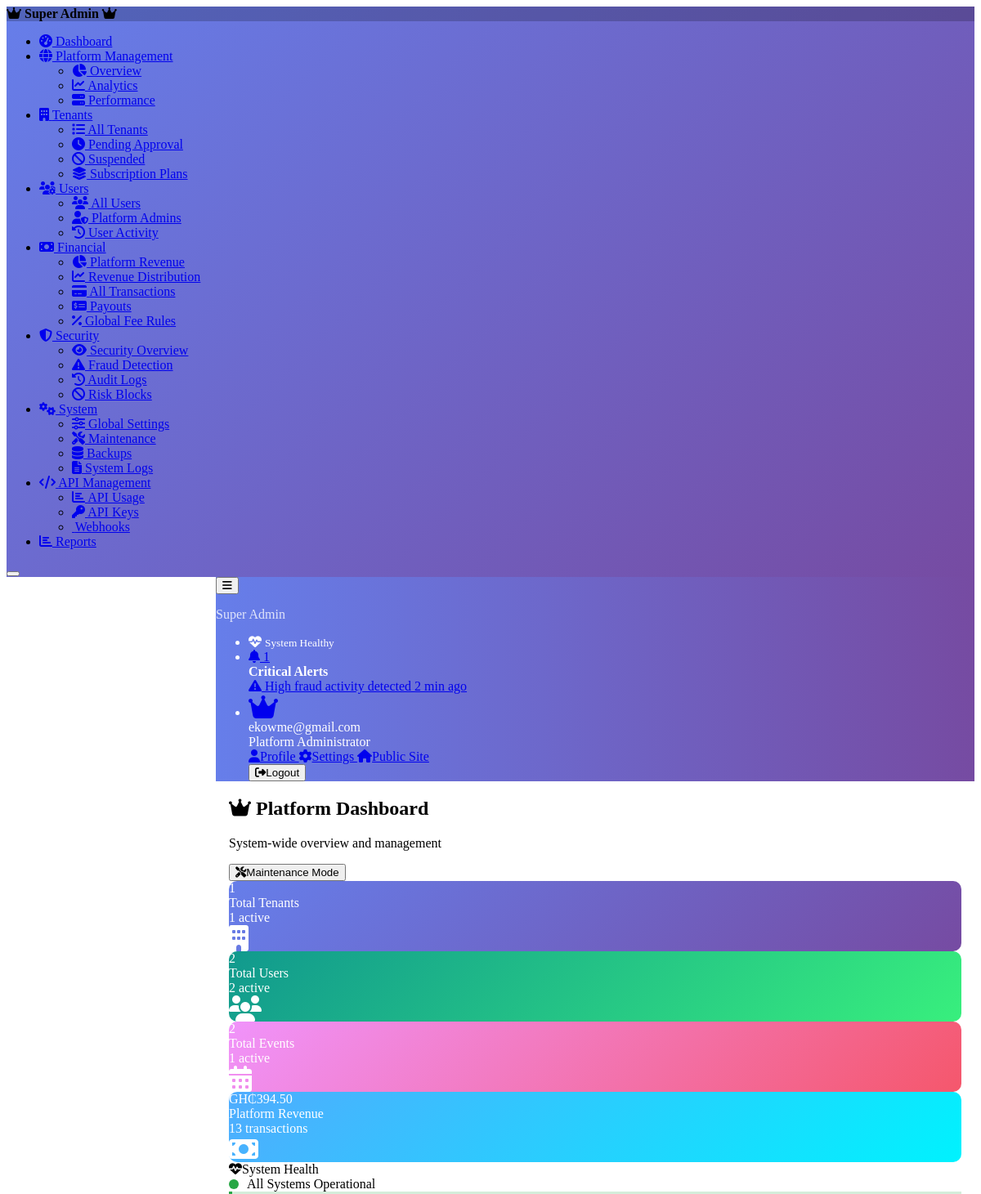
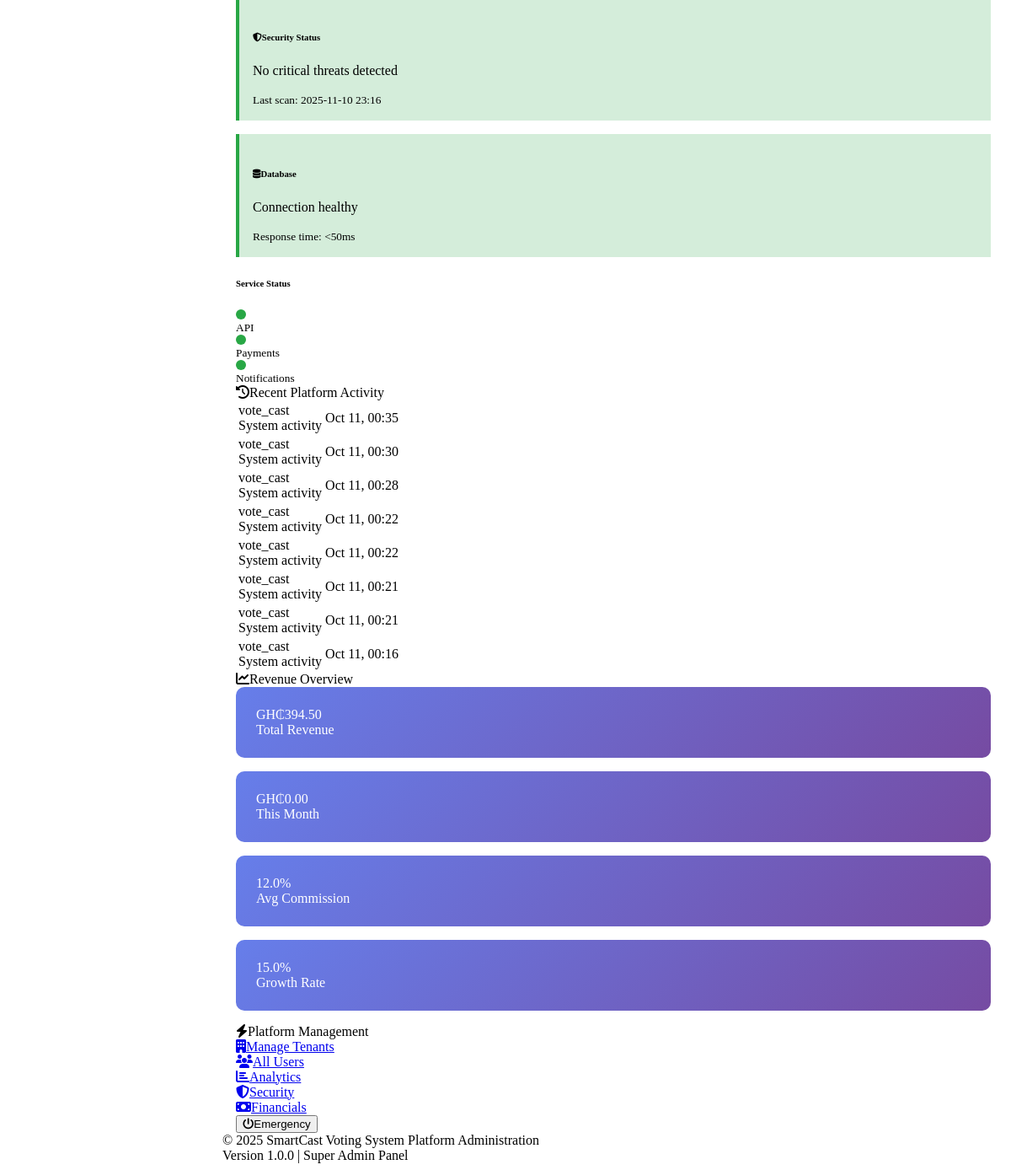
The page /superadmin (signed in) on the database its author committed (2 pictures, top to bottom).
### tables this page shows
CREATE TABLE `audit_logs` (
  `id` int(11) NOT NULL,
  `user_id` int(11) DEFAULT NULL,
  `action` varchar(255) NOT NULL,
  `details` text DEFAULT NULL,
  `ip_address` varchar(45) DEFAULT NULL,
  `created_at` timestamp NOT NULL DEFAULT current_timestamp()
);

### views/superadmin/dashboard.php (the view, shortened to what the rows shown need)
<div class="d-flex justify-content-between align-items-center mb-4">
    <div>
        <h2 class="mb-1">
            <i class="fas fa-crown text-warning me-2"></i>
            Platform Dashboard
        </h2>
        <p class="text-muted mb-0">System-wide overview and management</p>
    </div>
    <div>
        <button class="btn btn-outline-danger" onclick="SuperAdminDashboard.maintenanceMode(true)">
            <i class="fas fa-tools me-2"></i>Maintenance Mode
        </button>
    </div>
</div>
<div class="row mb-4">
    <div class="col-sm-6 col-lg-3">
        <div class="card stats-card text-white">
            <div class="card-body pb-0 d-flex justify-content-between align-items-start">
                <div>
                    <div class="fs-4 fw-semibold"><?= number_format($stats['total_tenants'] ?? 0) ?></div>
                    <div>Total Tenants</div>
                    <div class="small">
                        <?= number_format($stats['active_tenants'] ?? 0) ?> active
                    </div>
                </div>
                <div class="dropdown">
                    <i class="fas fa-building fa-2x opacity-75"></i>
                </div>
            </div>
        </div>
    </div>
    <div class="col-sm-6 col-lg-3">
        <div class="card stats-card success text-white">
            <div class="card-body pb-0 d-flex justify-content-between align-items-start">
                <div>
                    <div class="fs-4 fw-semibold"><?= number_format($stats['total_users'] ?? 0) ?></div>
                    <div>Total Users</div>
                    <div class="small">
                        <?= number_format($stats['active_users'] ?? 0) ?> active
                    </div>
                </div>
                <div class="dropdown">
                    <i class="fas fa-users fa-2x opacity-75"></i>
                </div>
            </div>
        </div>
    </div>
    <div class="col-sm-6 col-lg-3">
        <div class="card stats-card warning text-white">
            <div class="card-body pb-0 d-flex justify-content-between align-items-start">
                <div>
                    <div class="fs-4 fw-semibold"><?= number_format($stats['total_events'] ?? 0) ?></div>
                    <div>Total Events</div>
                    <div class="small">
                        <?= number_format($stats['active_events'] ?? 0) ?> active
                    </div>
                </div>
                <div class="dropdown">
                    <i class="fas fa-calendar-alt fa-2x opacity-75"></i>
                </div>
            </div>
        </div>
    </div>
    <div class="col-sm-6 col-lg-3">
        <div class="card stats-card info text-white">
            <div class="card-body pb-0 d-flex justify-content-between align-items-start">
                <div>
                    <div class="fs-4 fw-semibold">GH₵<?= number_format($stats['total_revenue'] ?? 0, 2) ?></div>
                    <div>Platform Revenue</div>
                    <div class="small">
                        <?= number_format($stats['successful_transactions'] ?? 0) ?> transactions
                    </div>
                </div>
                <div class="dropdown">
                    <i class="fas fa-money-bill fa-2x opacity-75"></i>
                </div>
            </div>
        </div>
    </div>
</div>
<div class="row">
    <div class="col-md-6">
        <div class="card">
            <div class="card-header">
                <i class="fas fa-heartbeat me-2"></i>System Health
                <div class="system-health float-end">
                    <div class="health-indicator"></div>
                    <span class="small">All Systems Operational</span>
                </div>
            </div>
            <div class="card-body">
                <div class="row">
                    <div class="col-6">
                        <div class="security-status">
                            <h6><i class="fas fa-shield-alt me-2"></i>Security Status</h6>
                            <p class="mb-1">No critical threats detected</p>
                            <small class="text-muted">Last scan: <?= date('Y-m-d H:i') ?></small>
                        </div>
                    </div>
                    <div class="col-6">
                        <div class="security-status">
                            <h6><i class="fas fa-database me-2"></i>Database</h6>
                            <p class="mb-1">Connection healthy</p>
                            <small class="text-muted">Response time: &lt;50ms</small>
                        </div>
                    </div>
                </div>
                <div class="mt-3">
                    <h6>Service Status</h6>
                    <div class="row">
                        <div class="col-4 text-center">
                            <div class="health-indicator mb-1"></div>
                            <small>API</small>
                        </div>
                        <div class="col-4 text-center">
                            <div class="health-indicator mb-1"></div>
                            <small>Payments</small>
                        </div>
                        <div class="col-4 text-center">
                            <div class="health-indicator mb-1"></div>
                            <small>Notifications</small>
                        </div>
                    </div>
                </div>
            </div>
        </div>
    </div>
    <div class="col-md-6">
        <div class="card">
            <div class="card-header">
                <i class="fas fa-history me-2"></i>Recent Platform Activity
            </div>
            <div class="card-body">
                <?php if (!empty($recentActivity)): ?>
                    <div class="table-responsive">
                        <table class="table table-sm">
                            <tbody>
                                <?php foreach (array_slice($recentActivity, 0, 8) as $activity): ?>
                                    <tr>
                                        <td>
                                            <div class="fw-semibold"><?= htmlspecialchars($activity['action']) ?></div>
                                            <div class="small text-muted">
                                                <?php
                                                $details = json_decode($activity['details'], true);
                                                echo htmlspecialchars($details['description'] ?? 'System activity');
                                                ?>
                                            </div>
                                        </td>
                                        <td class="text-end">
                                            <div class="small text-muted">
                                                <?= date('M j, H:i', strtotime($activity['created_at'])) ?>
                                            </div>
                                        </td>
                                    </tr>
                                <?php endforeach; ?>
                            </tbody>
                        </table>
                    </div>
                <?php endif; ?>
            </div>
        </div>
    </div>
</div>
<div class="row mt-4">
    <div class="col-12">
        <div class="card">
            <div class="card-header">
                <i class="fas fa-chart-line me-2"></i>Revenue Overview
            </div>
            <div class="card-body">
                <?php if (!empty($revenueOverview)): ?>
                    <div class="row text-center">
                        <div class="col-md-3">
                            <div class="platform-metric">
                                <div class="fs-4 fw-semibold">GH₵<?= number_format($revenueOverview['total_revenue'] ?? 0, 2) ?></div>
                                <div class="small">Total Revenue</div>
                            </div>
                        </div>
                        <div class="col-md-3">
                            <div class="platform-metric">
                                <div class="fs-4 fw-semibold">GH₵<?= number_format($revenueOverview['monthly_revenue'] ?? 0, 2) ?></div>
                                <div class="small">This Month</div>
                            </div>
                        </div>
                        <div class="col-md-3">
                            <div class="platform-metric">
                                <div class="fs-4 fw-semibold"><?= number_format($revenueOverview['commission_rate'] ?? 12, 1) ?>%</div>
                                <div class="small">Avg Commission</div>
                            </div>
                        </div>
                        <div class="col-md-3">
                            <div class="platform-metric">
                                <div class="fs-4 fw-semibold"><?= number_format($revenueOverview['growth_rate'] ?? 15, 1) ?>%</div>
                                <div class="small">Growth Rate</div>
                            </div>
                        </div>
                    </div>
                <?php endif; ?>
            </div>
        </div>
    </div>
</div>
<div class="row mt-4">
    <div class="col-12">
        <div class="card">
            <div class="card-header">
                <i class="fas fa-bolt me-2"></i>Platform Management
            </div>
            <div class="card-body">
                <div class="row">
                    <div class="col-md-2 col-sm-4 mb-3">
                        <a href="<?= SUPERADMIN_URL ?>/tenants" class="btn btn-outline-primary w-100">
                            <i class="fas fa-building me-2"></i>Manage Tenants
                        </a>
                    </div>
                    <div class="col-md-2 col-sm-4 mb-3">
                        <a href="<?= SUPERADMIN_URL ?>/users" class="btn btn-outline-success w-100">
                            <i class="fas fa-users me-2"></i>All Users
                        </a>
                    </div>
                    <div class="col-md-2 col-sm-4 mb-3">
                        <a href="<?= SUPERADMIN_URL ?>/platform/analytics" class="btn btn-outline-info w-100">
                            <i class="fas fa-chart-bar me-2"></i>Analytics
                        </a>
                    </div>
                    <div class="col-md-2 col-sm-4 mb-3">
                        <a href="<?= SUPERADMIN_URL ?>/security/overview" class="btn btn-outline-warning w-100">
                            <i class="fas fa-shield-alt me-2"></i>Security
                        </a>
                    </div>
                    <div class="col-md-2 col-sm-4 mb-3">
                        <a href="<?= SUPERADMIN_URL ?>/financial/overview" class="btn btn-outline-secondary w-100">
                            <i class="fas fa-money-bill me-2"></i>Financials
                        </a>
                    </div>
                    <div class="col-md-2 col-sm-4 mb-3">
                        <button class="btn btn-outline-danger w-100" onclick="SuperAdminDashboard.emergencyShutdown()">
                            <i class="fas fa-power-off me-2"></i>Emergency
                        </button>
                    </div>
                </div>
            </div>
        </div>
    </div>
</div>

### src/Core/Router.php (shortened to what the rows shown need)
<?php
class Router
{
    private $routes = [];
    private $currentGroup = [];
    public function group($attributes, $callback)
    {
        $previousGroup = $this->currentGroup;
        $this->currentGroup = array_merge($this->currentGroup, $attributes);
        $this->currentGroup = $previousGroup;
    }
    private function addRoute($method, $path, $handler)
    {
        $prefix = isset($this->currentGroup['prefix']) ? $this->currentGroup['prefix'] : '';
        $middleware = isset($this->currentGroup['middleware']) ? $this->currentGroup['middleware'] : null;
        $fullPath = $prefix . $path;
        $this->routes[] = [
            'method' => $method,
            'path' => $fullPath,
            'handler' => $handler,
            'middleware' => $middleware
        ];
    }
    public function dispatch()
    {
        $method = $_SERVER['REQUEST_METHOD'];
        $path = parse_url($_SERVER['REQUEST_URI'], PHP_URL_PATH);
        $appUrlParts = parse_url(APP_URL);
        $basePath = $appUrlParts['path'] ?? '';
        if (!empty($basePath)) {
            if (strpos($path, $basePath . '/index.php') === 0) {
                $path = substr($path, strlen($basePath . '/index.php'));
            } elseif (strpos($path, $basePath) === 0) {
                $path = substr($path, strlen($basePath));
            }
        }
        foreach ($this->routes as $route) {
            if ($route['method'] === $method && $this->matchPath($route['path'], $path)) {
                $params = $this->extractParams($route['path'], $path);
                $this->callHandler($route['handler'], $params);
                return;
            }
        }
    }
    private function matchPath($routePath, $requestPath)
    {
        $pattern = preg_replace('/\{([^}]+)\}/', '([^/]+)', $routePath);
        $pattern = '#^' . $pattern . '$#';
        return preg_match($pattern, $requestPath);
    }
    private function extractParams($routePath, $requestPath)
    {
        $params = [];
        return $params;
    }
    private function callHandler($handler, $params = [])
    {
        if (is_string($handler)) {
            list($controller, $method) = explode('@', $handler);
            $controllerClass = "SmartCast\\Controllers\\{$controller}";
            if (class_exists($controllerClass)) {
                $controllerInstance = new $controllerClass();
                if (method_exists($controllerInstance, $method)) {
                    $paramValues = array_values($params);
                    call_user_func_array([$controllerInstance, $method], $paramValues);
                } else {
                    throw new \Exception("Method {$method} not found in {$controllerClass}");
                }
            } else {
                throw new \Exception("Controller {$controllerClass} not found");
            }
        } elseif (is_callable($handler)) {
            $paramValues = array_values($params);
            call_user_func_array($handler, $paramValues);
        }
    }
}

### rows shown on the page
audit_logs: action "vote_cast", details "System activity", created_at "Oct 11, 00:35"
audit_logs: action "vote_cast", details "System activity", created_at "Oct 11, 00:30"
audit_logs: action "vote_cast", details "System activity", created_at "Oct 11, 00:28"
audit_logs: action "vote_cast", details "System activity", created_at "Oct 11, 00:22"
audit_logs: action "vote_cast", details "System activity", created_at "Oct 11, 00:22"
audit_logs: action "vote_cast", details "System activity", created_at "Oct 11, 00:21"
audit_logs: action "vote_cast", details "System activity", created_at "Oct 11, 00:21"
audit_logs: action "vote_cast", details "System activity", created_at "Oct 11, 00:16"

### other values the page prints
$stats['total_tenants'] "1"
$stats['active_tenants'] "1"
$stats['total_users'] "2"
$stats['active_users'] "2"
$stats['total_events'] "2"
$stats['active_events'] "1"
$stats['total_revenue'] "394.50"
$stats['successful_transactions'] "13"
$revenueOverview['total_revenue'] "394.50"
$revenueOverview['monthly_revenue'] "0.00"
$revenueOverview['commission_rate'] "12.0"
$revenueOverview['growth_rate'] "15.0"
